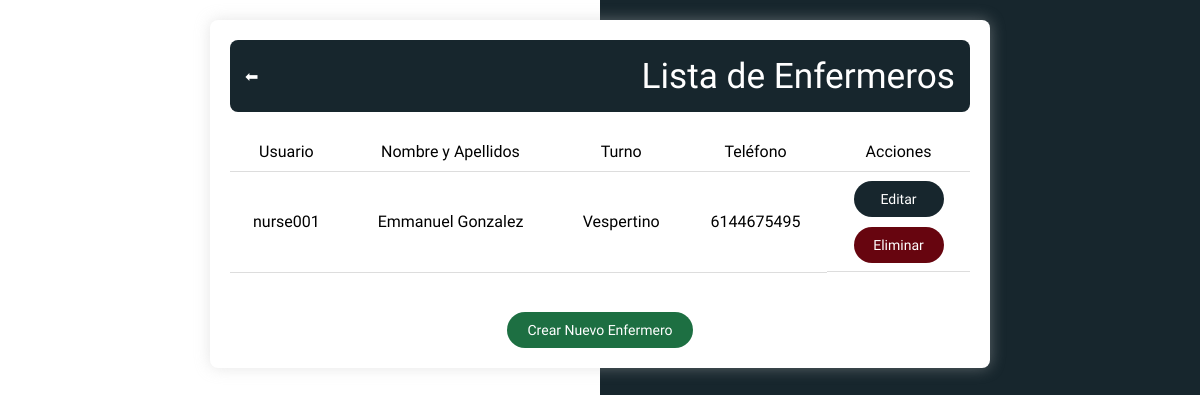
Page /nurse/ on the earlier database version.
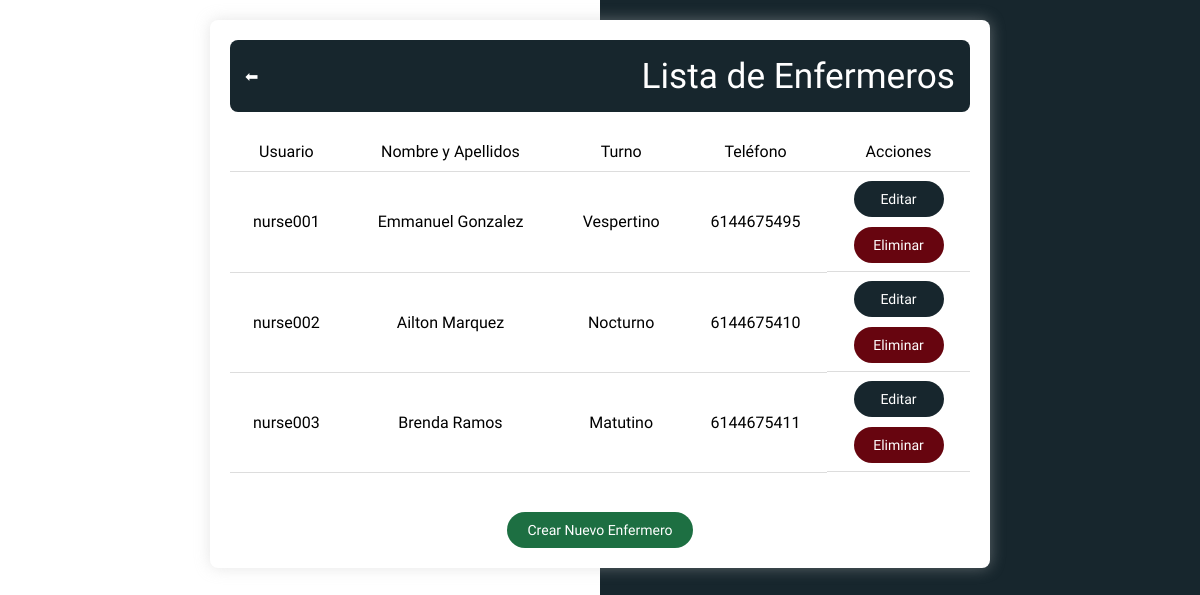
Same page on the later database version.
### myapp/models.py (models this page shows, shortened)
class Enfermero(models.Model):
    meta = {'strict': False}
    usuario = models.OneToOneField(settings.AUTH_USER_MODEL, on_delete=models.CASCADE, related_name='enfermero')
    nombre = models.CharField(max_length=100)
    apellidos = models.CharField(max_length=150)
    nfc_id = models.CharField(max_length=50, unique=True)
    turno = models.CharField(max_length=10, choices=[
        ("Matutino", "Matutino"),
        ("Vespertino", "Vespertino"),
        ("Nocturno", "Nocturno")
    ])
    activo = models.BooleanField(default=True)
    fecha_registro = models.DateTimeField(auto_now_add=True)
    estatus = models.BooleanField(default=True)
    telefono_cel = models.CharField(max_length=15)
    class Meta:
        db_table = 'enfermeros'

class User(AbstractUser):
    telefono = models.CharField(max_length=15, blank=True, null=True)
    tipo_usuario = models.CharField(max_length=20, choices=[
        ('admin', 'Administrador'),
        ('enfermero', 'Enfermero')
    ])
    class Meta:
        db_table = 'usuarios'

### myapp/views.py (the view)
# urls.py: path('nurse/', views.listar_enfermeros, name='enfermero_list'),
def listar_enfermeros(request):
    enfermeros = Enfermero.objects.all()
    return render(request, 'nurse/list.html', {'enfermeros': enfermeros})

### myapp/context_processors.py (called while the page is built)
def version(request):
    return {"VERSION": str(time.time())}

### myapp/templates/nurse/list.html (shortened to what this page needs)
<!DOCTYPE html>
<html lang="es">
<head>
    {% load static %}
    <link rel="stylesheet" href="{% static 'nurseList.css' %}">
</head>
<body>
    <div class="container">
        <header class="header">
            <a href="{% url 'admin_select_dashboard' %}" class="btnn">⬅</a>
            <h1>Lista de Enfermeros</h1>
        </header>
        <div class="row" id="enfermeros-container">
        {% if enfermeros %}
            <table class="info-table">
                <thead>
                    <tr>
                        <th>Usuario</th>
                        <th>Nombre y Apellidos</th>
                        <th>Turno</th>
                        <th>Teléfono</th>
                        <th>Acciones</th>
                    </tr>
                </thead>
                <tbody>
                    {% for enfermero in enfermeros %}
                        <tr>
                            <td>{{ enfermero.usuario.username }}</td>
                            <td>{{ enfermero.nombre }} {{ enfermero.apellidos }}</td>
                            <td>{{ enfermero.turno }}</td>
                            <td>{{ enfermero.usuario.telefono }}</td>                            <td class="nose">
                                <a href="{% url 'editar_enfermero' enfermero.pk %}" class="btn">Editar</a>
                                <a href="{% url 'eliminar_enfermero' enfermero.pk %}" class="btnD">Eliminar</a>
                            </td>
                        </tr>
                    {% empty %}
                        <tr>
                            <td colspan="5">No hay enfermeros registrados</td>
                        </tr>
                    {% endfor %}
                </tbody>
            </table>
        {% else %}
            <div class="col-12">
                <div class="alert alert-info">No hay enfermeros disponibles.</div>
            </div>
        {% endif %}
        </div>
        <br>
        <div class="r">
            <a href="{% url 'crear_enfermero' %}" class="btnnn">Crear Nuevo Enfermero</a>
        </div>
    </div>
</body>
</html>

### static/nurseList.css (style rules this page uses)
* { margin: 0; padding: 0; box-sizing: border-box; font-family: "League Spartan", sans-serif; }
body { height: 100vh; margin: 0; overflow-y: auto; overflow-x: hidden; display: flex; align-items: center; flex-direction: column; background: linear-gradient(to right, rgb(255, 255, 255) 50%, rgb(23, 38, 45) 50%); }
.header { display: flex; justify-content: space-between; align-items: center; background: rgb(23, 38, 45); color: white; padding: 15px; border-radius: 8px; }
.btnn { display: inline-block; text-decoration: none; font-weight: lighter; color: white; background-color: transparent; transition: background-color 0.3s ease, transform 0.2s; }
.container { width: 65vw; margin: auto; background: white; padding: 20px; border-radius: 8px; box-shadow: 0 0 15px rgba(193, 193, 193, 0.421); font-weight: lighter; margin: 20px; }
h1 { margin: 0; font-weight: 100; font-size: 2.2em; }
.info-table { width: 100%; border-collapse: collapse; margin: 20px 0; }
.info-table th, .info-table td { padding: 10px; text-align: left; border-bottom: 1px solid #ddd; }
.info-table th { color: rgb(0, 0, 0); font-weight: 200; background-color: rgba(255, 255, 255, 0.523); text-align: center; }
.info-table td { vertical-align: middle; text-align: center; background-color: transparent; font-weight: 200; height: 100px; align-items: center; }
.nose { vertical-align: middle; text-align: center; background-color: transparent; font-weight: 200; height: 100px; justify-content: center; display: flex; flex-direction: column; align-items: center; }
.btn { background-color: rgb(23, 38, 45); color: white; padding: 5px 10px; border-radius: 20px; font-size: 0.875rem; text-decoration: none; transition: background-color 0.3s ease, transform 0.2s; font-weight: lighter; padding: 10px; margin-bottom: 10px; display: flex; flex-direction: column; min-width: 90px; }
.btnD { background-color: #67050f; color: white; padding: 5px 10px; border-radius: 20px; font-size: 0.875rem; text-decoration: none; transition: background-color 0.3s ease, transform 0.2s; font-weight: lighter; padding: 10px; display: flex; flex-direction: column; min-width: 90px; }
.btnnn { background-color: #1d6f42; color: white; padding: 10px 20px; border-radius: 20px; border: none; cursor: pointer; transition: transform 0.2s; font-size: 14px; align-self: center; transition: background-color 0.3s ease, transform 0.2s; }
tr { display: table-row; vertical-align: middle; unicode-bidi: isolate; border-color: inherit; text-align: center; font-weight: lighter; }
a { text-decoration: none; }
.r { display: flex; justify-content: center; }

Differences in the rows shown:
added Enfermero: usuario.username "nurse002", nombre "Ailton", apellidos "Marquez", turno "Nocturno", usuario.telefono "6144675410"
added Enfermero: usuario.username "nurse003", nombre "Brenda", apellidos "Ramos", turno "Matutino", usuario.telefono "6144675411"
